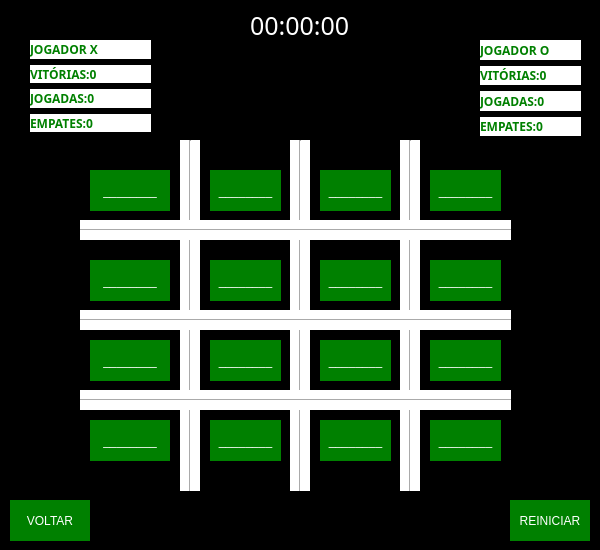
<?xml version="1.0" encoding="UTF-8"?>
<ui version="4.0">
 <class>form2</class>
 <widget class="QDialog" name="form2">
  <property name="geometry">
   <rect>
    <x>0</x>
    <y>0</y>
    <width>600</width>
    <height>550</height>
   </rect>
  </property>
  <property name="minimumSize">
   <size>
    <width>600</width>
    <height>550</height>
   </size>
  </property>
  <property name="maximumSize">
   <size>
    <width>600</width>
    <height>550</height>
   </size>
  </property>
  <property name="windowTitle">
   <string>Dialog</string>
  </property>
  <property name="styleSheet">
   <string notr="true">background:black;</string>
  </property>
  <widget class="Line" name="line">
   <property name="geometry">
    <rect>
     <x>180</x>
     <y>140</y>
     <width>20</width>
     <height>351</height>
    </rect>
   </property>
   <property name="styleSheet">
    <string notr="true">background:white;
</string>
   </property>
   <property name="orientation">
    <enum>Qt::Vertical</enum>
   </property>
  </widget>
  <widget class="Line" name="line_2">
   <property name="geometry">
    <rect>
     <x>290</x>
     <y>140</y>
     <width>20</width>
     <height>351</height>
    </rect>
   </property>
   <property name="styleSheet">
    <string notr="true">background:white;
</string>
   </property>
   <property name="orientation">
    <enum>Qt::Vertical</enum>
   </property>
  </widget>
  <widget class="Line" name="line_3">
   <property name="geometry">
    <rect>
     <x>400</x>
     <y>140</y>
     <width>20</width>
     <height>351</height>
    </rect>
   </property>
   <property name="styleSheet">
    <string notr="true">background:white;
</string>
   </property>
   <property name="orientation">
    <enum>Qt::Vertical</enum>
   </property>
  </widget>
  <widget class="Line" name="line_4">
   <property name="geometry">
    <rect>
     <x>80</x>
     <y>220</y>
     <width>431</width>
     <height>20</height>
    </rect>
   </property>
   <property name="styleSheet">
    <string notr="true">background-color:white;
</string>
   </property>
   <property name="orientation">
    <enum>Qt::Horizontal</enum>
   </property>
  </widget>
  <widget class="Line" name="line_5">
   <property name="geometry">
    <rect>
     <x>80</x>
     <y>310</y>
     <width>431</width>
     <height>20</height>
    </rect>
   </property>
   <property name="styleSheet">
    <string notr="true">background-color:white;
</string>
   </property>
   <property name="orientation">
    <enum>Qt::Horizontal</enum>
   </property>
  </widget>
  <widget class="Line" name="line_6">
   <property name="geometry">
    <rect>
     <x>80</x>
     <y>390</y>
     <width>431</width>
     <height>20</height>
    </rect>
   </property>
   <property name="styleSheet">
    <string notr="true">background-color:white;
</string>
   </property>
   <property name="orientation">
    <enum>Qt::Horizontal</enum>
   </property>
  </widget>
  <widget class="QPushButton" name="pushButton">
   <property name="geometry">
    <rect>
     <x>90</x>
     <y>170</y>
     <width>80</width>
     <height>41</height>
    </rect>
   </property>
   <property name="maximumSize">
    <size>
     <width>16777215</width>
     <height>16777215</height>
    </size>
   </property>
   <property name="cursor">
    <cursorShape>PointingHandCursor</cursorShape>
   </property>
   <property name="styleSheet">
    <string notr="true">background:green;
color:white;
border:none;
</string>
   </property>
   <property name="text">
    <string>________</string>
   </property>
  </widget>
  <widget class="QPushButton" name="pushButton_2">
   <property name="geometry">
    <rect>
     <x>210</x>
     <y>170</y>
     <width>71</width>
     <height>41</height>
    </rect>
   </property>
   <property name="maximumSize">
    <size>
     <width>16777215</width>
     <height>16777215</height>
    </size>
   </property>
   <property name="cursor">
    <cursorShape>PointingHandCursor</cursorShape>
   </property>
   <property name="styleSheet">
    <string notr="true">background:green;
color:white;
border:none;
</string>
   </property>
   <property name="text">
    <string>________</string>
   </property>
  </widget>
  <widget class="QPushButton" name="pushButton_3">
   <property name="geometry">
    <rect>
     <x>320</x>
     <y>170</y>
     <width>71</width>
     <height>41</height>
    </rect>
   </property>
   <property name="maximumSize">
    <size>
     <width>16777215</width>
     <height>16777215</height>
    </size>
   </property>
   <property name="cursor">
    <cursorShape>PointingHandCursor</cursorShape>
   </property>
   <property name="styleSheet">
    <string notr="true">background:green;
color:white;
border:none;
</string>
   </property>
   <property name="text">
    <string>________</string>
   </property>
  </widget>
  <widget class="QPushButton" name="btn_l01">
   <property name="geometry">
    <rect>
     <x>430</x>
     <y>170</y>
     <width>71</width>
     <height>41</height>
    </rect>
   </property>
   <property name="maximumSize">
    <size>
     <width>16777215</width>
     <height>16777215</height>
    </size>
   </property>
   <property name="cursor">
    <cursorShape>PointingHandCursor</cursorShape>
   </property>
   <property name="styleSheet">
    <string notr="true">background:green;
color:white;
border:none;
</string>
   </property>
   <property name="text">
    <string>________</string>
   </property>
  </widget>
  <widget class="QPushButton" name="pushButton_5">
   <property name="geometry">
    <rect>
     <x>90</x>
     <y>260</y>
     <width>80</width>
     <height>41</height>
    </rect>
   </property>
   <property name="maximumSize">
    <size>
     <width>16777215</width>
     <height>16777215</height>
    </size>
   </property>
   <property name="cursor">
    <cursorShape>PointingHandCursor</cursorShape>
   </property>
   <property name="styleSheet">
    <string notr="true">background:green;
color:white;
border:none;
</string>
   </property>
   <property name="text">
    <string>________</string>
   </property>
  </widget>
  <widget class="QPushButton" name="pushButton_6">
   <property name="geometry">
    <rect>
     <x>430</x>
     <y>260</y>
     <width>71</width>
     <height>41</height>
    </rect>
   </property>
   <property name="maximumSize">
    <size>
     <width>16777215</width>
     <height>16777215</height>
    </size>
   </property>
   <property name="cursor">
    <cursorShape>PointingHandCursor</cursorShape>
   </property>
   <property name="styleSheet">
    <string notr="true">background:green;
color:white;
border:none;
</string>
   </property>
   <property name="text">
    <string>________</string>
   </property>
  </widget>
  <widget class="QPushButton" name="pushButton_7">
   <property name="geometry">
    <rect>
     <x>320</x>
     <y>260</y>
     <width>71</width>
     <height>41</height>
    </rect>
   </property>
   <property name="maximumSize">
    <size>
     <width>16777215</width>
     <height>16777215</height>
    </size>
   </property>
   <property name="cursor">
    <cursorShape>PointingHandCursor</cursorShape>
   </property>
   <property name="styleSheet">
    <string notr="true">background:green;
color:white;
border:none;
</string>
   </property>
   <property name="text">
    <string>________</string>
   </property>
  </widget>
  <widget class="QPushButton" name="pushButton_8">
   <property name="geometry">
    <rect>
     <x>210</x>
     <y>260</y>
     <width>71</width>
     <height>41</height>
    </rect>
   </property>
   <property name="maximumSize">
    <size>
     <width>16777215</width>
     <height>16777215</height>
    </size>
   </property>
   <property name="cursor">
    <cursorShape>PointingHandCursor</cursorShape>
   </property>
   <property name="styleSheet">
    <string notr="true">background:green;
color:white;
border:none;
</string>
   </property>
   <property name="text">
    <string>________</string>
   </property>
  </widget>
  <widget class="QPushButton" name="pushButton_9">
   <property name="geometry">
    <rect>
     <x>90</x>
     <y>340</y>
     <width>80</width>
     <height>41</height>
    </rect>
   </property>
   <property name="maximumSize">
    <size>
     <width>16777215</width>
     <height>16777215</height>
    </size>
   </property>
   <property name="cursor">
    <cursorShape>PointingHandCursor</cursorShape>
   </property>
   <property name="styleSheet">
    <string notr="true">background:green;
color:white;
border:none;
</string>
   </property>
   <property name="text">
    <string>________</string>
   </property>
  </widget>
  <widget class="QPushButton" name="pushButton_10">
   <property name="geometry">
    <rect>
     <x>430</x>
     <y>340</y>
     <width>71</width>
     <height>41</height>
    </rect>
   </property>
   <property name="maximumSize">
    <size>
     <width>16777215</width>
     <height>16777215</height>
    </size>
   </property>
   <property name="cursor">
    <cursorShape>PointingHandCursor</cursorShape>
   </property>
   <property name="styleSheet">
    <string notr="true">background:green;
color:white;
border:none;
</string>
   </property>
   <property name="text">
    <string>________</string>
   </property>
  </widget>
  <widget class="QPushButton" name="pushButton_11">
   <property name="geometry">
    <rect>
     <x>320</x>
     <y>340</y>
     <width>71</width>
     <height>41</height>
    </rect>
   </property>
   <property name="maximumSize">
    <size>
     <width>16777215</width>
     <height>16777215</height>
    </size>
   </property>
   <property name="cursor">
    <cursorShape>PointingHandCursor</cursorShape>
   </property>
   <property name="styleSheet">
    <string notr="true">background:green;
color:white;
border:none;
</string>
   </property>
   <property name="text">
    <string>________</string>
   </property>
  </widget>
  <widget class="QPushButton" name="pushButton_12">
   <property name="geometry">
    <rect>
     <x>210</x>
     <y>340</y>
     <width>71</width>
     <height>41</height>
    </rect>
   </property>
   <property name="maximumSize">
    <size>
     <width>16777215</width>
     <height>16777215</height>
    </size>
   </property>
   <property name="cursor">
    <cursorShape>PointingHandCursor</cursorShape>
   </property>
   <property name="styleSheet">
    <string notr="true">background:green;
color:white;
border:none;
</string>
   </property>
   <property name="text">
    <string>________</string>
   </property>
  </widget>
  <widget class="QPushButton" name="pushButton_13">
   <property name="geometry">
    <rect>
     <x>90</x>
     <y>420</y>
     <width>80</width>
     <height>41</height>
    </rect>
   </property>
   <property name="maximumSize">
    <size>
     <width>16777215</width>
     <height>16777215</height>
    </size>
   </property>
   <property name="cursor">
    <cursorShape>PointingHandCursor</cursorShape>
   </property>
   <property name="styleSheet">
    <string notr="true">background:green;
color:white;
border:none;
</string>
   </property>
   <property name="text">
    <string>________</string>
   </property>
  </widget>
  <widget class="QPushButton" name="pushButton_14">
   <property name="geometry">
    <rect>
     <x>430</x>
     <y>420</y>
     <width>71</width>
     <height>41</height>
    </rect>
   </property>
   <property name="maximumSize">
    <size>
     <width>16777215</width>
     <height>16777215</height>
    </size>
   </property>
   <property name="cursor">
    <cursorShape>PointingHandCursor</cursorShape>
   </property>
   <property name="styleSheet">
    <string notr="true">background:green;
color:white;
border:none;
</string>
   </property>
   <property name="text">
    <string>________</string>
   </property>
  </widget>
  <widget class="QPushButton" name="pushButton_15">
   <property name="geometry">
    <rect>
     <x>320</x>
     <y>420</y>
     <width>71</width>
     <height>41</height>
    </rect>
   </property>
   <property name="maximumSize">
    <size>
     <width>16777215</width>
     <height>16777215</height>
    </size>
   </property>
   <property name="cursor">
    <cursorShape>PointingHandCursor</cursorShape>
   </property>
   <property name="styleSheet">
    <string notr="true">background:green;
color:white;
border:none;
</string>
   </property>
   <property name="text">
    <string>________</string>
   </property>
  </widget>
  <widget class="QPushButton" name="pushButton_16">
   <property name="geometry">
    <rect>
     <x>210</x>
     <y>420</y>
     <width>71</width>
     <height>41</height>
    </rect>
   </property>
   <property name="maximumSize">
    <size>
     <width>16777215</width>
     <height>16777215</height>
    </size>
   </property>
   <property name="cursor">
    <cursorShape>PointingHandCursor</cursorShape>
   </property>
   <property name="styleSheet">
    <string notr="true">background:green;
color:white;
border:none;
</string>
   </property>
   <property name="text">
    <string>________</string>
   </property>
  </widget>
  <widget class="QLabel" name="label">
   <property name="geometry">
    <rect>
     <x>250</x>
     <y>10</y>
     <width>111</width>
     <height>31</height>
    </rect>
   </property>
   <property name="autoFillBackground">
    <bool>false</bool>
   </property>
   <property name="styleSheet">
    <string notr="true">color:white;
font-size:25px;
font-weigth: bold;
font-family:arail bold;</string>
   </property>
   <property name="text">
    <string>00:00:00</string>
   </property>
  </widget>
  <widget class="QWidget" name="gridLayoutWidget">
   <property name="geometry">
    <rect>
     <x>30</x>
     <y>40</y>
     <width>121</width>
     <height>92</height>
    </rect>
   </property>
   <property name="styleSheet">
    <string>font-weigth:bold;
font-family:arial;
color:white;</string>
   </property>
   <layout class="QGridLayout" name="gridLayout">
    <item row="2" column="0">
     <widget class="QLabel" name="label_5">
      <property name="font">
       <font>
        <family>arial 13</family>
        <pointsize>-1</pointsize>
        <weight>75</weight>
        <bold>true</bold>
       </font>
      </property>
      <property name="styleSheet">
       <string notr="true">background:white;
color:green;
font-size: 12px;
font-weigth:bold;
font-family:arial bold;
</string>
      </property>
      <property name="text">
       <string>VITÓRIAS:0</string>
      </property>
     </widget>
    </item>
    <item row="4" column="0">
     <widget class="QLabel" name="label_4">
      <property name="font">
       <font>
        <family>arial 13</family>
        <pointsize>-1</pointsize>
        <weight>75</weight>
        <bold>true</bold>
       </font>
      </property>
      <property name="styleSheet">
       <string notr="true">background:white;
color:green;
font-size: 12px;
font-weigth:bold;
font-family:arial bold;
</string>
      </property>
      <property name="text">
       <string>EMPATES:0</string>
      </property>
     </widget>
    </item>
    <item row="3" column="0">
     <widget class="QLabel" name="label_3">
      <property name="font">
       <font>
        <family>arial 13</family>
        <pointsize>-1</pointsize>
        <weight>75</weight>
        <bold>true</bold>
       </font>
      </property>
      <property name="styleSheet">
       <string notr="true">background:white;
color:green;
font-size: 12px;
font-weigth:bold;
font-family:arial bold;
</string>
      </property>
      <property name="text">
       <string>JOGADAS:0</string>
      </property>
     </widget>
    </item>
    <item row="1" column="0">
     <widget class="QLabel" name="label_2">
      <property name="font">
       <font>
        <family>arial 13</family>
        <pointsize>-1</pointsize>
        <weight>75</weight>
        <bold>true</bold>
       </font>
      </property>
      <property name="styleSheet">
       <string notr="true">background:white;
color:green;
font-size: 12px;
font-weigth:bold;
font-family:arial bold;
</string>
      </property>
      <property name="text">
       <string>JOGADOR X</string>
      </property>
     </widget>
    </item>
   </layout>
  </widget>
  <widget class="QWidget" name="gridLayoutWidget_2">
   <property name="geometry">
    <rect>
     <x>480</x>
     <y>40</y>
     <width>101</width>
     <height>96</height>
    </rect>
   </property>
   <layout class="QGridLayout" name="gridLayout_2">
    <item row="1" column="0">
     <widget class="QLabel" name="label_6">
      <property name="font">
       <font>
        <family>arial 13</family>
        <pointsize>-1</pointsize>
        <weight>75</weight>
        <bold>true</bold>
       </font>
      </property>
      <property name="styleSheet">
       <string notr="true">background:white;
color:green;
font-size: 12px;
font-weigth:bold;
font-family:arial bold;
</string>
      </property>
      <property name="text">
       <string>JOGADOR O</string>
      </property>
     </widget>
    </item>
    <item row="3" column="0">
     <widget class="QLabel" name="label_8">
      <property name="font">
       <font>
        <family>arial 13</family>
        <pointsize>-1</pointsize>
        <weight>75</weight>
        <bold>true</bold>
       </font>
      </property>
      <property name="styleSheet">
       <string notr="true">background:white;
color:green;
font-size: 12px;
font-weigth:bold;
font-family:arial bold;
</string>
      </property>
      <property name="text">
       <string>JOGADAS:0</string>
      </property>
     </widget>
    </item>
    <item row="2" column="0">
     <widget class="QLabel" name="label_9">
      <property name="font">
       <font>
        <family>arial 13</family>
        <pointsize>-1</pointsize>
        <weight>75</weight>
        <bold>true</bold>
       </font>
      </property>
      <property name="styleSheet">
       <string notr="true">background:white;
color:green;
font-size: 12px;
font-weigth:bold;
font-family:arial bold;
</string>
      </property>
      <property name="text">
       <string>VITÓRIAS:0</string>
      </property>
     </widget>
    </item>
    <item row="4" column="0">
     <widget class="QLabel" name="label_7">
      <property name="font">
       <font>
        <family>arial 13</family>
        <pointsize>-1</pointsize>
        <weight>75</weight>
        <bold>true</bold>
       </font>
      </property>
      <property name="styleSheet">
       <string notr="true">background:white;
color:green;
font-size: 12px;
font-weigth:bold;
font-family:arial bold;
</string>
      </property>
      <property name="text">
       <string>EMPATES:0</string>
      </property>
     </widget>
    </item>
   </layout>
  </widget>
  <widget class="QPushButton" name="pushButton_17">
   <property name="geometry">
    <rect>
     <x>10</x>
     <y>500</y>
     <width>80</width>
     <height>41</height>
    </rect>
   </property>
   <property name="maximumSize">
    <size>
     <width>16777215</width>
     <height>16777215</height>
    </size>
   </property>
   <property name="cursor">
    <cursorShape>PointingHandCursor</cursorShape>
   </property>
   <property name="styleSheet">
    <string notr="true">background:green;
color:white;
border:none;
</string>
   </property>
   <property name="text">
    <string>VOLTAR</string>
   </property>
  </widget>
  <widget class="QPushButton" name="pushButton_18">
   <property name="geometry">
    <rect>
     <x>510</x>
     <y>500</y>
     <width>80</width>
     <height>41</height>
    </rect>
   </property>
   <property name="maximumSize">
    <size>
     <width>16777215</width>
     <height>16777215</height>
    </size>
   </property>
   <property name="cursor">
    <cursorShape>PointingHandCursor</cursorShape>
   </property>
   <property name="styleSheet">
    <string notr="true">background:green;
color:white;
border:none;
</string>
   </property>
   <property name="text">
    <string>REINICIAR</string>
   </property>
  </widget>
 </widget>
 <resources/>
 <connections/>
</ui>
